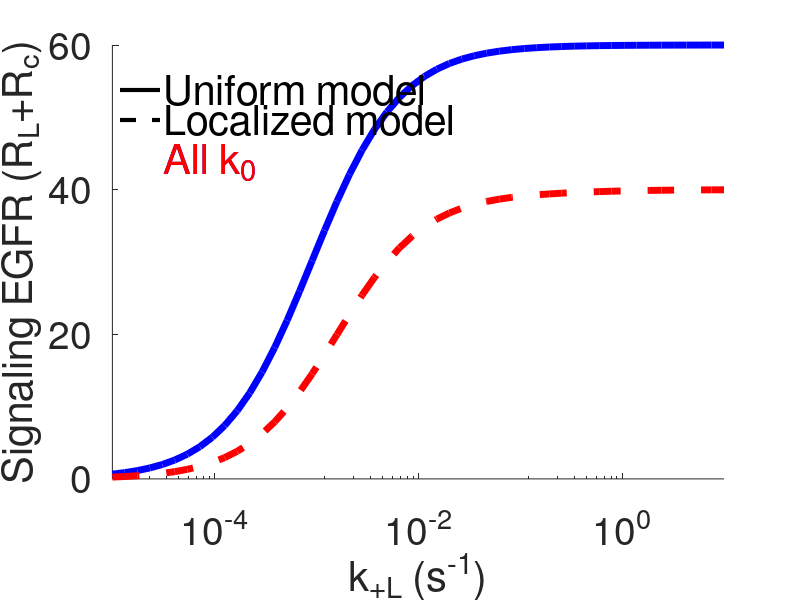

Reproduce this figure in MATLAB.
clc
clear 
close all

% Steady state panel A
%-------------------------------------------%

% define the uniform equations

R_func = @(kp,kbi,kL,kL_neg,kc,kc_neg,ki) kp ./(((kL.*kL_neg) ./ (((kc.*kc_neg) ./ (kc_neg+ki)) -kL_neg - kc))+kbi+kL);
RL_func = @(R,kL,kL_neg,ki,kc,kc_neg) (R.*-kL) ./ (((kc.*kc_neg) ./ (kc_neg+ki)) -kL_neg - kc);
Rc_func = @(kc,kc_neg,ki,RL) (kc.*RL) ./(kc_neg+ki);

kp = 1;
kc =  0.1;
kc_neg = 0.05; 
ki = 0.05; 
kL = logspace(-5,1,50); 
kL_neg = 0.05;
kbi = 1*(3*10^-4);

kc0 = kc;
kc_neg0 = kc_neg;
ki0 = ki;
kL_neg0 = kL_neg;
kbi0 = kbi;

%%%%%%%%%%

kc = 0.05;


figure(1)

R = R_func(kp,kbi,kL,kL_neg,kc,kc_neg,ki);
RL = RL_func(R,kL,kL_neg,ki,kc,kc_neg);
Rc = Rc_func(kc,kc_neg,ki,RL);

semilogx(kL,(RL+Rc),'b','linewidth',5);
hold on

clear kp kc kc_neg kL kL_neg kbi ki R RL Rc

% define the localized equations---------------------

R_func = @(kp,kbi,kT,kL,kT_neg,kLT,kL_neg,kc,kc_neg,ki) kp ./(kbi + kT + kL - ((kT_neg.*kT)./(kT_neg+kLT)) + ((kL_neg .*(((kLT.*kT) ./ (kT_neg+kLT)) +kL) ./ (((kc.*kc_neg) ./ (kc_neg+ki)) -kL_neg - kc))));
T_func = @(R,kT,kT_neg,kLT) (kT.*R) ./ (kT_neg+kLT);
RL_func = @(R,kT,kT_neg, kLT,kL,kL_neg,ki,kc,kc_neg) -R.*(((kLT.*kT) ./ (kT_neg+kLT)) +kL)./ (((kc.*kc_neg) ./ (kc_neg+ki)) -kL_neg - kc);
Rc_func = @(kc,kc_neg,ki,RL) (kc.*RL) ./(kc_neg+ki);

clear kp kT kT_neg kc kc_neg ki kLT kL_neg kbi kL;

kp = 1;
kT = (1/30); 
kT_neg = 0.12; 
kc =  0.1;
kc_neg = 0.05; 
ki = 0.05; 
kLT = logspace(-5,1,50); 
kL_neg = 0.05; 
kbi = 1*(3*10^-4);
kL = 0.1*kLT;

R = R_func(kp,kbi,kT,kL,kT_neg,kLT,kL_neg,kc,kc_neg,ki);
T = T_func(R,kT,kT_neg,kLT);
RL = RL_func(R,kT,kT_neg, kLT,kL,kL_neg,ki,kc,kc_neg);
Rc = Rc_func(kc,kc_neg,ki,RL);

semilogx(kLT,RL+Rc,'r--','linewidth',5);
hold on

%plot properties

set(gca,'fontsize',28);
xlabel('k_{+L} (s^{-1})','FontSize',30);
ylabel('Signaling EGFR (R_L+R_c)','FontSize',30);
set(gcf,'Color','white')
%axis tight
xticks([10^-4 10^-2 10^0])
yticks([0 20 40 60])
box off

%legend box off

% Plot colours
% Default uniform params will be blue and default localized will be red
% kT = Orange
% kT_neg = gray
% kc = purple
% kc_neg = green
% kL_neg = cyan
% ki = magenta
% kbi = brown


% additional for legend

% Line 1 (solid)
% Making line
annotation('line', [0.15 0.2], [0.85 0.85], 'LineWidth', 3, 'Color', 'k');
% Making text
annotation('textbox', [0.205 0.825 0.15 0.05], 'String', 'Uniform model', ...
           'LineStyle', 'none', 'VerticalAlignment', 'middle','FontSize', 30);

% Line 2 (dashed)
% Making line
annotation('line', [0.15 0.2], [0.8 0.8], 'LineWidth', 3, 'LineStyle', '--', 'Color', 'k');
% Making text
annotation('textbox', [0.205 0.775 0.15 0.05], 'String', 'Localized model', ...
           'LineStyle', 'none', 'VerticalAlignment', 'middle','FontSize', 30);




% Make additional text for legend
annotation('textbox', [0.205 0.7 0.15 0.05], 'String', 'All k_{0}', 'Color','b',...
           'LineStyle', 'none','FontSize', 30);

% Make additional text for legend
annotation('textbox', [0.205 0.7 0.15 0.05], 'String', 'All k_{0}', 'Color','r',...
           'LineStyle', 'none','FontSize', 30);
